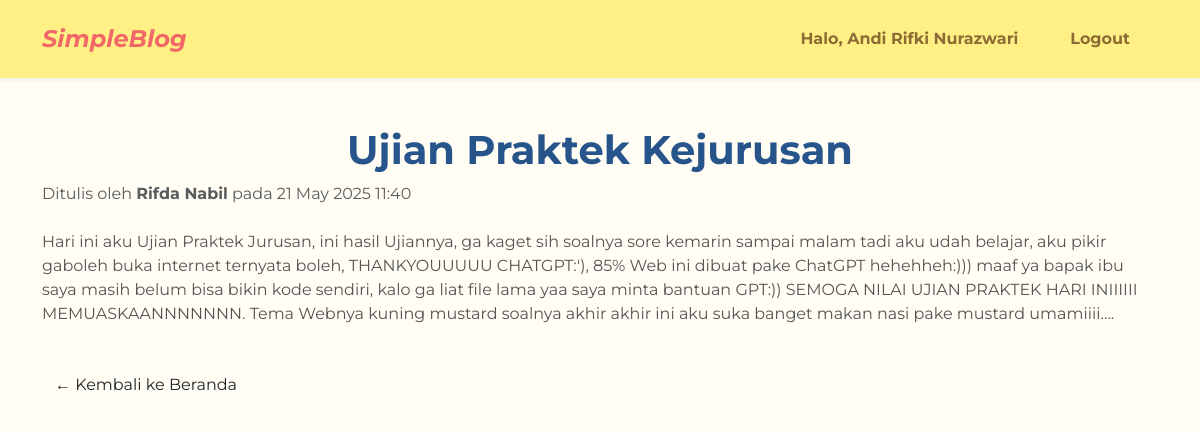
Screenshot of /post.php?id=10 (signed in) with the database file from the repository.
### tables this page shows
CREATE TABLE `posts` (
  `id` int NOT NULL,
  `user_id` int DEFAULT NULL,
  `category_id` int DEFAULT NULL,
  `title` varchar(255) DEFAULT NULL,
  `content` text,
  `create_at` datetime NOT NULL
);

CREATE TABLE `users` (
  `id` int NOT NULL,
  `fullname` varchar(65) NOT NULL,
  `email` varchar(255) NOT NULL,
  `password` varchar(255) NOT NULL
);

### post.php (the view, shortened to what this page needs)
<?php
require 'config/connection.php';
$fullname = $_SESSION['fullname'] ?? null;
$id = $_GET['id'] ?? null;
$stmt = $connect->prepare("SELECT posts.*, users.fullname FROM posts JOIN users ON posts.user_id = users.id WHERE posts.id = ?");
$stmt->bind_param("i", $id);
$stmt->execute();
$result = $stmt->get_result();
$post = $result->fetch_assoc();
?>
<!DOCTYPE html>
<html>
<head>
  <link href="https://cdn.jsdelivr.net/npm/bootstrap@5.3.0/dist/css/bootstrap.min.css" rel="stylesheet">
  <link href="assets/style.css" rel="stylesheet">
</head>
<body>
<nav class="navbar navbar-expand-lg py-3 shadow-sm">
  <div class="container">
    <a class="navbar-brand fw-bold fs-4" href="beranda.php">SimpleBlog</a>
    <ul class="navbar-nav ms-auto d-flex align-items-center gap-3 mb-0">
      <?php if ($fullname): ?>
        <li class="nav-item">
          <a class="nav-link px-2" href="users/dashboard.php">Halo, <?= htmlspecialchars($fullname) ?></a>
        </li>
        <li class="nav-item">
          <a class="nav-link px-2" href="users/logout.php">Logout</a>
        </li>
      <?php else: ?>
        <li class="nav-item">
          <a class="nav-link px-2" href="users/login.php">Login</a>
        </li>
      <?php endif; ?>
    </ul>
  </div>
</nav>
<div class="container mt-5">
  <h1 class= "text-center fw-bold"><?= htmlspecialchars($post['title']) ?></h1>
  <p class="text-muted">
    Ditulis oleh <strong><?= htmlspecialchars($post['fullname']) ?></strong> pada <?= date('d M Y H:i', strtotime($post['create_at'])) ?>
  </p>
  <div class="mt-4">
    <p><?= nl2br(htmlspecialchars($post['content'])) ?></p>
  </div>
  <a href="beranda.php" class="btn mt-4">← Kembali ke Beranda</a>
</div>
</body>
</html>

### style.css (style rules this page uses)
body { background-color: #FFFDF4; font-family: 'Montserrat', sans-serif; color: #545454; }
.navbar { background-color: #FFF085; font-weight: 600; }
.navbar-brand { font-style: italic; color: #F16767 !important; }
.nav-link { color: #8d6b34 !important; font-weight: bold; margin-right: 20px; }
h1 { color:#27548A ; }

### rows the page displays
posts: title "Ujian Praktek Kejurusan", user.fullname "Rifda Nabil", create_at "21 May 2025 11:40", content "Hari ini aku Ujian Praktek Jurusan, ini hasil Ujiannya, ga kaget sih soalnya sore kemarin sampai malam tadi aku udah belajar, aku pikir gaboleh buka internet ternyata boleh, THANKYOUUUUU CHATGPT:'), 85% Web ini dibuat pake ChatGPT hehehheh:))) maaf ya bapak ibu saya masih belum bisa bikin kode sendiri, kalo ga liat file lama yaa saya minta bantuan GPT:)) SEMOGA NILAI UJIAN PRAKTEK HARI INIIIIII MEMUASKAANNNNNNN. Tema Webnya kuning mustard soalnya akhir akhir ini aku suka banget makan nasi pake mustard umamiiii...."

### other values shown
$fullname "Andi Rifki Nurazwari"
